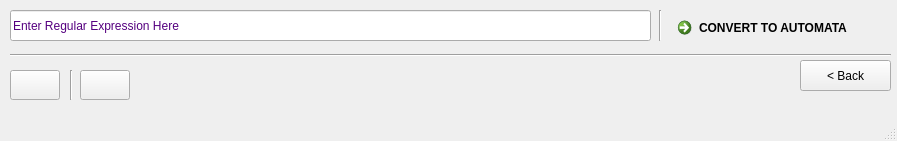
<?xml version="1.0" encoding="UTF-8"?>
<ui version="4.0">
 <class>MainWindow</class>
 <widget class="QMainWindow" name="MainWindow">
  <property name="geometry">
   <rect>
    <x>0</x>
    <y>0</y>
    <width>897</width>
    <height>141</height>
   </rect>
  </property>
  <property name="windowTitle">
   <string>MainWindow</string>
  </property>
  <widget class="QWidget" name="centralwidget">
   <widget class="QLineEdit" name="lineEdit">
    <property name="geometry">
     <rect>
      <x>10</x>
      <y>10</y>
      <width>641</width>
      <height>31</height>
     </rect>
    </property>
    <property name="mouseTracking">
     <bool>false</bool>
    </property>
    <property name="focusPolicy">
     <enum>Qt::ClickFocus</enum>
    </property>
    <property name="autoFillBackground">
     <bool>false</bool>
    </property>
    <property name="styleSheet">
     <string notr="true">font: 10pt &quot;MS Shell Dlg 2&quot;;
color: rgb(85, 0, 127);</string>
    </property>
    <property name="text">
     <string>Enter Regular Expression Here</string>
    </property>
   </widget>
   <widget class="Line" name="line">
    <property name="geometry">
     <rect>
      <x>650</x>
      <y>10</y>
      <width>21</width>
      <height>31</height>
     </rect>
    </property>
    <property name="orientation">
     <enum>Qt::Vertical</enum>
    </property>
   </widget>
   <widget class="QCommandLinkButton" name="commandLinkButton">
    <property name="geometry">
     <rect>
      <x>670</x>
      <y>10</y>
      <width>221</width>
      <height>31</height>
     </rect>
    </property>
    <property name="text">
     <string>CONVERT TO AUTOMATA</string>
    </property>
   </widget>
   <widget class="QPushButton" name="pushButton">
    <property name="geometry">
     <rect>
      <x>800</x>
      <y>60</y>
      <width>91</width>
      <height>31</height>
     </rect>
    </property>
    <property name="text">
     <string>&lt; Back</string>
    </property>
   </widget>
   <widget class="Line" name="line_2">
    <property name="geometry">
     <rect>
      <x>10</x>
      <y>35</y>
      <width>881</width>
      <height>41</height>
     </rect>
    </property>
    <property name="orientation">
     <enum>Qt::Horizontal</enum>
    </property>
   </widget>
   <widget class="Line" name="line_3">
    <property name="geometry">
     <rect>
      <x>70</x>
      <y>70</y>
      <width>3</width>
      <height>30</height>
     </rect>
    </property>
    <property name="orientation">
     <enum>Qt::Vertical</enum>
    </property>
   </widget>
   <widget class="QPushButton" name="MoreButton">
    <property name="geometry">
     <rect>
      <x>80</x>
      <y>70</y>
      <width>50</width>
      <height>30</height>
     </rect>
    </property>
    <property name="styleSheet">
     <string notr="true">font: 75 10pt &quot;MS Shell Dlg 2&quot;;
color: rgb(0, 0, 255);</string>
    </property>
    <property name="text">
     <string/>
    </property>
    <property name="icon">
     <iconset resource="MoreInfoIcon.qrc">
      <normaloff>:/Images/MoreInfo.png</normaloff>:/Images/MoreInfo.png</iconset>
    </property>
    <property name="iconSize">
     <size>
      <width>25</width>
      <height>25</height>
     </size>
    </property>
   </widget>
   <widget class="QPushButton" name="HelpButton">
    <property name="geometry">
     <rect>
      <x>10</x>
      <y>70</y>
      <width>50</width>
      <height>30</height>
     </rect>
    </property>
    <property name="styleSheet">
     <string notr="true">font: 75 11pt &quot;MS Shell Dlg 2&quot;;
color: rgb(85, 0, 127);</string>
    </property>
    <property name="text">
     <string/>
    </property>
    <property name="icon">
     <iconset resource="HelpIcon.qrc">
      <normaloff>:/Images/Help.png</normaloff>:/Images/Help.png</iconset>
    </property>
    <property name="iconSize">
     <size>
      <width>44</width>
      <height>26</height>
     </size>
    </property>
   </widget>
  </widget>
  <widget class="QMenuBar" name="menubar">
   <property name="geometry">
    <rect>
     <x>0</x>
     <y>0</y>
     <width>897</width>
     <height>21</height>
    </rect>
   </property>
  </widget>
  <widget class="QStatusBar" name="statusbar"/>
 </widget>
 <resources>
  <include location="MoreInfoIcon.qrc"/>
  <include location="HelpIcon.qrc"/>
 </resources>
 <connections/>
</ui>
